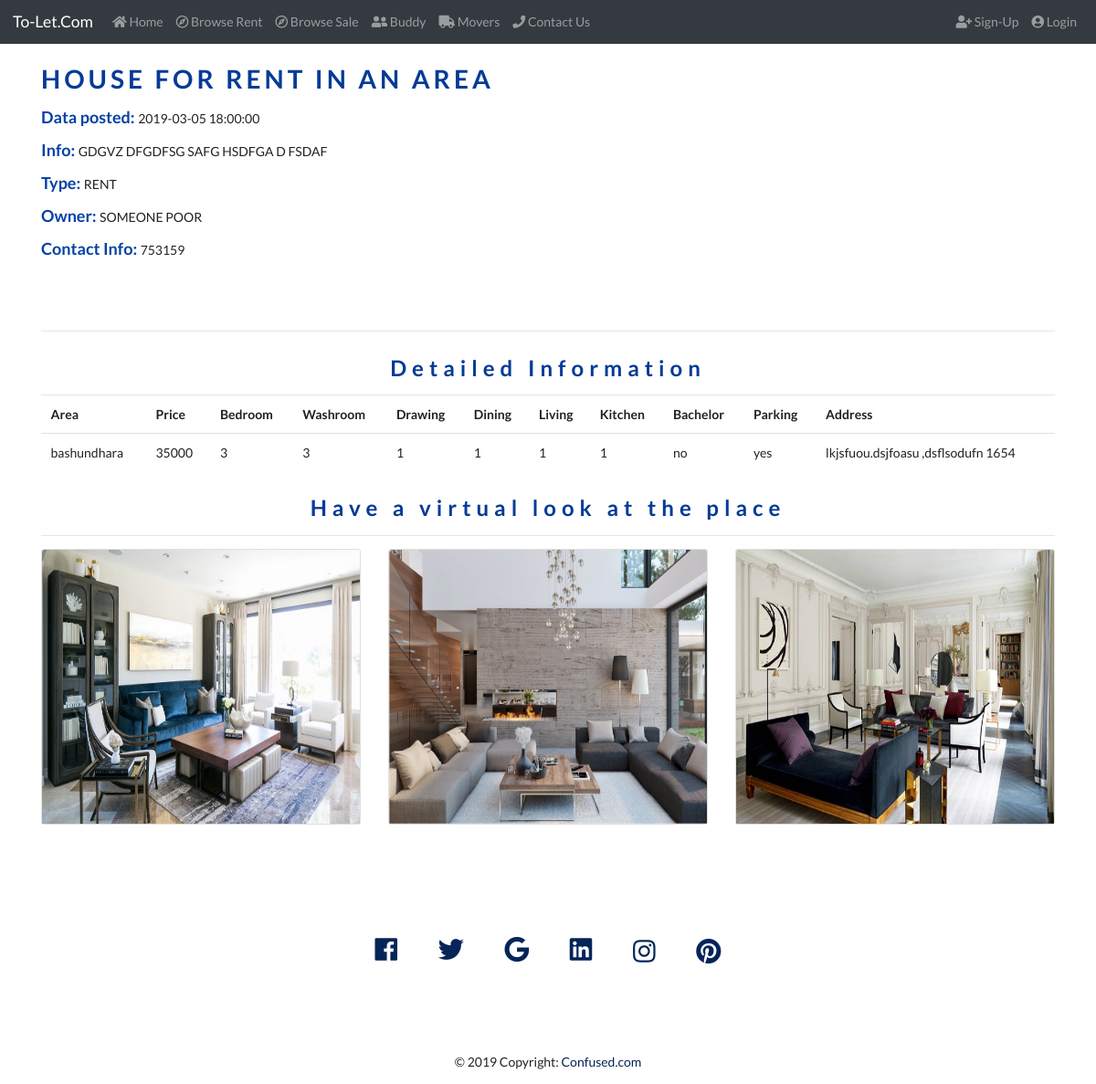
Screenshot of /ad.php?id=1 with the database file from the repository.
### tables this page shows
CREATE TABLE `user_ad` (
  `ad_id` int(11) NOT NULL,
  `title` varchar(100) NOT NULL,
  `date` timestamp NOT NULL DEFAULT CURRENT_TIMESTAMP ON UPDATE CURRENT_TIMESTAMP,
  `type` varchar(100) NOT NULL,
  `area` varchar(100) NOT NULL,
  `price` int(11) NOT NULL,
  `bedroom` int(2) NOT NULL,
  `washroom` int(2) NOT NULL,
  `drawing` int(2) NOT NULL,
  `dining` int(2) NOT NULL,
  `living` int(2) NOT NULL,
  `kitchen` int(2) NOT NULL,
  `bachelor` int(1) NOT NULL,
  `parking` int(1) NOT NULL,
  `info` varchar(200) DEFAULT NULL,
  `owner` varchar(200) NOT NULL,
  `contact` int(11) NOT NULL,
  `mail` varchar(100) DEFAULT NULL,
  `address` text NOT NULL
);

CREATE TABLE `images` (
  `image_id` int(11) NOT NULL,
  `image` varchar(30) NOT NULL,
  `ad_id` int(11) NOT NULL
);

### ad.php (the view, shortened to what this page needs)
<?php
include ('connection.php');
$adID= $_GET['id'];
$query = "SELECT * FROM images WHERE ad_id=$adID";
$result = mysqli_query($conn, $query);
$query2 = "SELECT * FROM user_ad WHERE ad_id=$adID";
$result2 = mysqli_query($conn, $query2);
?>
<!DOCTYPE html>
<html>
<head>
	<link rel="stylesheet" href="https://maxcdn.bootstrapcdn.com/bootstrap/4.0.0-beta.2/css/bootstrap.min.css">
	<link rel="stylesheet" type="text/css" href="https://cdnjs.cloudflare.com/ajax/libs/semantic-ui/2.3.1/semantic.css">
	<link rel="stylesheet" href="https://use.fontawesome.com/releases/v5.0.13/css/all.css">
	<link rel="stylesheet" type="text/css" href="ad.css">
</head>
<body>
  <nav class="navbar navbar-expand-lg navbar-dark bg-dark">
   <a class="navbar-brand" href="index.php">To-Let.Com</a>
   <div class="collapse navbar-collapse" id="navbarNav">
     <ul class="navbar-nav">
       <li class="nav-item ">
         <a class="nav-link" href="index.php"><i class="fas fa-home"></i>
           Home <span class="sr-only">(current)</span></a>
         </li>
         <li class="nav-item">
           <a class="nav-link" href="browseRent.php"><i class="far fa-compass"></i> Browse Rent</a>
         </li>
         <li class="nav-item">
           <a class="nav-link" href="browseSale.php"><i class="far fa-compass"></i> Browse Sale</a>
         </li>
         <li class="nav-item">
           <a class="nav-link " href="buddy.php"><i class="fas fa-user-friends"></i> Buddy</a>
         </li>
         <li class="nav-item">
           <a class="nav-link " href="movers.php"><i class="fas fa-truck"></i></i> Movers</a>
         </li>
        <li class="nav-item">
         <a class="nav-link" href="contact.html"><i class="fas fa-phone"></i> Contact Us</a>
       </li>
     </ul>
     <?php
     include ('session.php');
     ?>
   </div>
 </nav>
<div class="container">
<?php
if(mysqli_num_rows($result2)>0){
    while($row = mysqli_fetch_assoc($result2)){
?>
<h1><?php echo strtoupper($row["title"])?></h1>
  <p><span>Data posted: </span>     <?php echo strtoupper($row["date"])?>  </p>
  <p><span>Info: </span>            <?php echo strtoupper($row["info"])?></p>
  <p><span>Type: </span>            <?php echo strtoupper($row["type"])?></p>
  <p><span>Owner: </span>           <?php echo strtoupper($row["owner"])?></p>
  <p><span>Contact Info: </span>    <?php echo strtoupper($row["contact"])?></p>
  <div id="detail">
  <hr>
  <h2>Detailed Information</h2>
  <table class="table">
    <tr>
      <th>Area</th>
      <th>Price</th>
      <th>Bedroom</th>
      <th>Washroom</th>
      <th>Drawing</th>
      <th>Dining</th>
      <th>Living</th>
      <th>Kitchen</th>
      <th>Bachelor</th>
      <th>Parking</th>
      <th>Address</th>
    </tr>
    <tr>
      <td><?php echo $row["area"]?></td>
      <td><?php echo $row["price"]?></td>
      <td><?php echo $row["bedroom"]?></td>
      <td><?php echo $row["washroom"]?></td>
      <td><?php echo $row["drawing"]?></td>
      <td><?php echo $row["dining"]?></td>
      <td><?php echo $row["living"]?></td>
      <td><?php echo $row["kitchen"]?></td>
      <td><?php
      if($row["bachelor"] == 1){
        echo "yes";
      }else{
        echo "no";
      }
      ?></td>
      <td><?php
       if($row["parking"] == 1){
        echo "yes";
      }else{
        echo "no";
      }
      ?></td>
      <td><?php echo $row["address"]?></td>
    </tr>
  </table>
</div>
<?php
    }
}else{
    echo "The owner hasnt uploaded any images for this ad!!!";
}
?>
<h2>Have a virtual look at the place</h2>
<hr>
    <div class="row">
<?php
if(mysqli_num_rows($result)>0){
    while($row = mysqli_fetch_assoc($result)){
?>
      <div class='col-md-4'>
        <div class='card'>
          <img class='myImg card-img-top' src="uploads/<?php echo $row["image"]; ?>">
        </div>
      </div>
<?php
    }
}else{
    echo "The owner hasnt uploaded any images for this ad!!!";
}
?>
    </div>
<br>
<br>
<?php
include ('footer.php');
?>
</body>
</html

### session.php
<?php
if($_SESSION["username"]){
	$userID= $_SESSION["user_id"];
?>
<ul class="navbar-nav ml-auto">
      <li class="nav-item">
        <a class="nav-link" href="profile.php?id=<?php echo $userID;?>"><i class="fas fa-user"></i> Your account</a>
      </li>
      <li class="nav-item">
        <a class="nav-link" href="logout.php"><i class="fas fa-user-circle"></i> Logout</a>
      </li>
    </ul>
<?php
}else{
	?>
	<ul class="navbar-nav ml-auto">
      <li class="nav-item">
        <a class="nav-link" href="signUp.php"><i class="fas fa-user-plus"></i> Sign-Up</a>
      </li>
      <li class="nav-item">
        <a class="nav-link" href="login.php"><i class="fas fa-user-circle"></i> Login</a>
      </li>
    </ul>
    <?php
}
 ?>

### footer.php
<footer class="page-footer font-small cyan darken-3 mt-4">
	<div class="container text-center ">
		<div class="row">
			<div class="col-md-12 py-5">
				<div class="mb-5 flex-center">
					<a class="fb-ic" href="somewhere.html">
						<i class="fab fa-facebook mr-md-5 mr-3 fa-2x"> </i>
					</a>
					<a class="tw-ic" href="somewhere.html">
						<i class="fab fa-twitter mr-md-5 mr-3 fa-2x"> </i>
					</a>
					<a class="gplus-ic" href="somewhere.html">
						<i class="fab fa-google mr-md-5 mr-3 fa-2x"> </i>
					</a>
					<a class="li-ic" href="somewhere.html">
						<i class="fab fa-linkedin mr-md-5 mr-3 fa-2x"> </i>
					</a>
					<a class="ins-ic" href="somewhere.html">
						<i class="fab fa-instagram fa-lg white-text mr-md-5 mr-3 fa-2x"> </i>
					</a>
					<a href="somewhere.html" class="pin-ic">
						<i class="fab fa-pinterest fa-lg white-text fa-2x"> </i>
					</a>
				</div>
			</div>
		</div>
	</div>
	<div class="footer-copyright text-center py-3">© 2019 Copyright:
		<a href="https://mdbootstrap.com/bootstrap-tutorial/"> Confused.com</a>
	</div>
</footer>

### ad.css (style rules this page uses)
h1 { letter-spacing: 4px; color: #033b96; }
h2 { text-align: center; letter-spacing: 6px; color: #033b96; }
#detail { padding-top: 50px; }
.card-img-top { height: 300px; }
.container { padding-top: 20px; }
span { color:#0442a5; font-size: 18px; font-weight: bold; }
a { color: #052559; }

### rows the page displays
user_ad: title "HOUSE FOR RENT IN AN AREA", date "2019-03-05 18:00:00", info "GDGVZ DFGDFSG SAFG HSDFGA D FSDAF", type "RENT", owner "SOMEONE POOR", contact "753159", area "bashundhara", price "35000", bedroom "3", washroom "3", drawing "1", dining "1", living "1", kitchen "1", bachelor "no", parking "yes", address "lkjsfuou.dsjfoasu ,dsflsodufn 1654"
images: image (picture)
images: image (picture)
images: image (picture)
